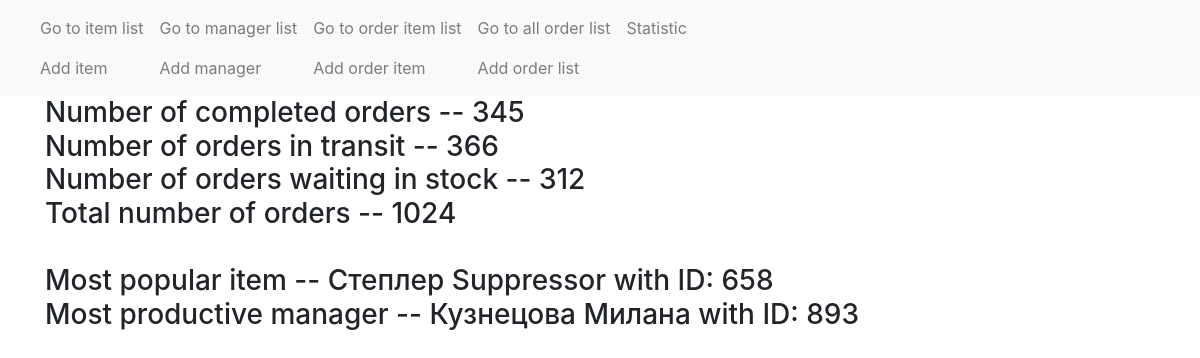
The app's page /statistic, older data.
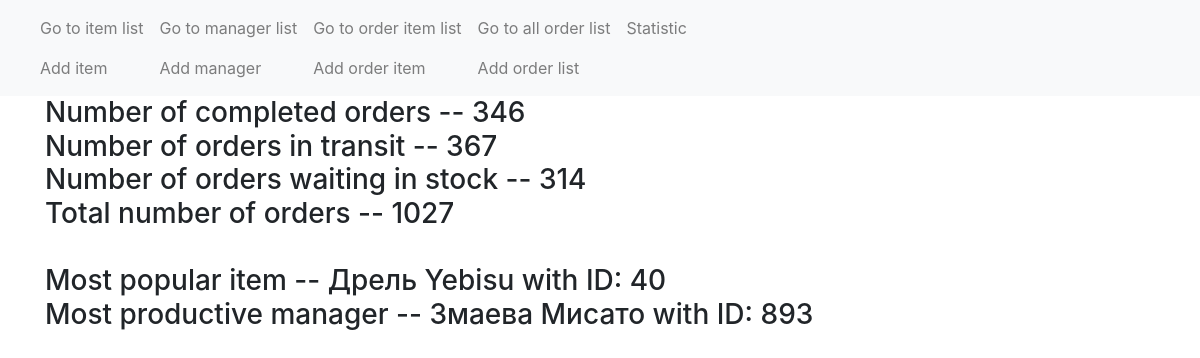
The same page, newer data.
### model.py (models this page shows)
class Item(db.Model):
    __tablename__ = "item"
    item_id = db.Column('item_id', db.INTEGER, primary_key=True, autoincrement=True)
    item_name = db.Column('item_name', db.Text)
    item_model = db.Column('item_model', db.Text)

class Manager(db.Model):
    __tablename__ = "manager"
    manager_id = db.Column('manager_id', db.INTEGER, primary_key=True, autoincrement=True)
    surname = db.Column('surname', db.Text)
    name = db.Column('name', db.Text)

### main.py (the view)
@app.route('/statistic')
def statistic():
    will_delivered = db.session.query(Order_list).filter(Order_list.status == 'handed to the customer').count()
    on_the_way = db.session.query(Order_list).filter(Order_list.status == 'on the way').count()
    waiting_for_loading = db.session.query(Order_list).filter(Order_list.status == 'waiting for loading').count()
    total = db.session.query(Order_list).count()
    status = [will_delivered, on_the_way, waiting_for_loading, total]
    save_item_id = -1
    max_item = db.session.query(func.count(Order_item.item_id).label('item_id')). \
        group_by(Order_item.item_id).order_by(desc('item_id')).first()
    for i in range(0, db.session.query(Order_item).count() * 2):
        count = db.session.query(Order_item).filter(Order_item.item_id == i).count()
        if count == max_item[0]:
            save_item_id = i
    item = get_item_id_post(save_item_id)
    max_manager = db.session.query(func.count(Order_list.manager_id).label('manager_id')). \
        group_by(Order_list.manager_id).order_by(desc('manager_id')).first()
    for i in range(0, db.session.query(Order_list).count() * 2):
        count = db.session.query(Order_list).filter(Order_list.manager_id == i).count()
        if count == max_manager[0]:
            save_item_id = i
    manager = get_manager_id_post(save_item_id)
    return render_template('statistic.html', status=status, item=item, manager=manager)

### main.py (called while the page is built)
def connect_base():
    conn = sqlite3.connect('database2.db')
    conn.row_factory = sqlite3.Row
    return conn

def get_item_id_post(post_id):
    conn = connect_base()
    now_item = db.session.query(Item).filter(Item.item_id == post_id).first()
    conn.close()
    if now_item is None:
        abort(404)
    return now_item

def get_manager_id_post(post_id):
    conn = connect_base()
    now_item = db.session.query(Manager).filter(Manager.manager_id == post_id).first()
    conn.close()
    if now_item is None:
        abort(404)
    return now_item

### templates/statistic.html
{% extends 'base.html' %}
{% block content %}
<tbody>
            <tr>
                <h3>
                Number of completed orders -- {{ status[0] }} <br>
                Number of orders in transit -- {{ status[1] }} <br>
                Number of orders waiting in stock -- {{ status[2] }} <br>
                Total number of orders -- {{ status[3] }}
                <br>
                <br>
                Most popular item -- {{item.item_name}} {{item.item_model}} with ID: {{ item.item_id }} <br>
                Most productive manager -- {{ manager.surname }} {{ manager.name }} with ID: {{ manager.manager_id }}</h3>
            </tr>
        </tbody>
{% endblock %}

### templates/base.html (shortened to what this page needs)
<!doctype html>
<html lang="en">
  <head>
    <link rel="stylesheet" href="https://stackpath.bootstrapcdn.com/bootstrap/4.3.1/css/bootstrap.min.css">
  </head>
  <body>
    <nav class="navbar navbar-expand-md navbar-light bg-light">
        <div class="collapse navbar-collapse" id="navbarNav">
            <ul class="navbar-nav">
            <li class="nav-item active">
                <a class="nav-link" href="#"></a>
            </li>
            <li class="nav-item">
            <a class="nav-link" href="{{url_for('show_items')}}">Go to item list</a>
            <a class="nav-link" href="{{url_for('create')}}">Add item</a>
            </li>
            <li class="nav-item">
            <a class="nav-link" href="{{url_for('index_manager')}}">Go to manager list</a>
            <a class="nav-link" href="{{url_for('create_manager')}}">Add manager</a>
            </li>
            <li class="nav-item">
            <a class="nav-link" href="{{url_for('index_order_item')}}">Go to order item list</a>
            <a class="nav-link" href="{{url_for('create_order_item')}}">Add order item</a>
            </li>
            <li class="nav-item">
            <a class="nav-link" href="{{url_for('index_order_list')}}">Go to all order list </a>
            <a class="nav-link" href="{{url_for('create_order_list')}}">Add order list</a>
            </li>
            <li class="nav-item">
            <a class="nav-link" href="{{url_for('statistic')}}">Statistic </a>
            </li>
            </ul>
        </div>
    </nav>
    <div class="container">
        {% block content %} {% endblock %}
    </div>
  </body>
</html>

Row changes from the older to the newer data that the page shows:
no longer on this page (row unchanged): Item: item_name "Степлер", item_model "Suppressor", item_id "658"
now on this page (row edited): Item: item_name "Дрель", item_model "Yebisu", item_id "40"
changed Manager id 893: surname "Кузнецова" → "Змаева"; name "Милана" → "Мисато"
Text that changed along with them:
{{ status[0] }}: "345" → "346"
{{ status[1] }}: "366" → "367"
{{ status[2] }}: "312" → "314"
{{ status[3] }}: "1024" → "1027"
